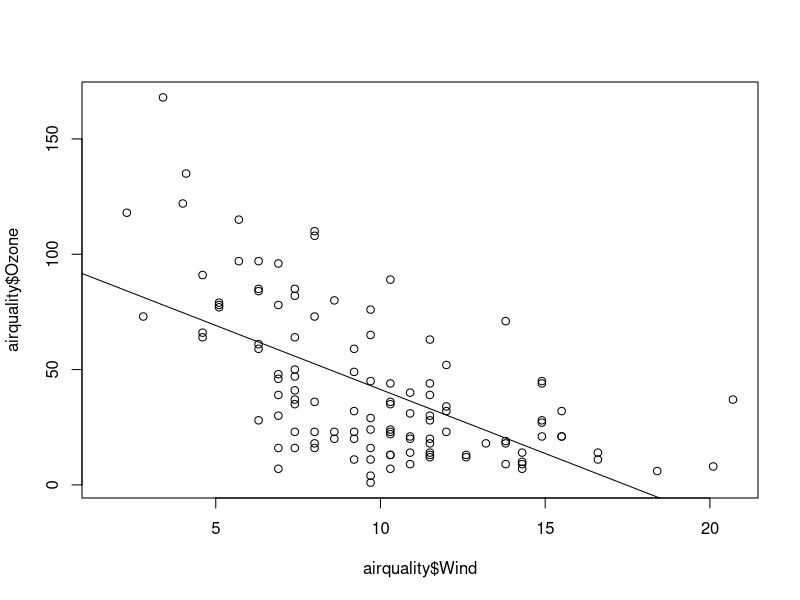

Reproduce this figure in R.
## ---- chunk 1

model<-lm(airquality$Ozone~airquality$Wind)
summary(model)

## ---- chunk 2

plot(airquality$Wind,airquality$Ozone)
abline(model)
